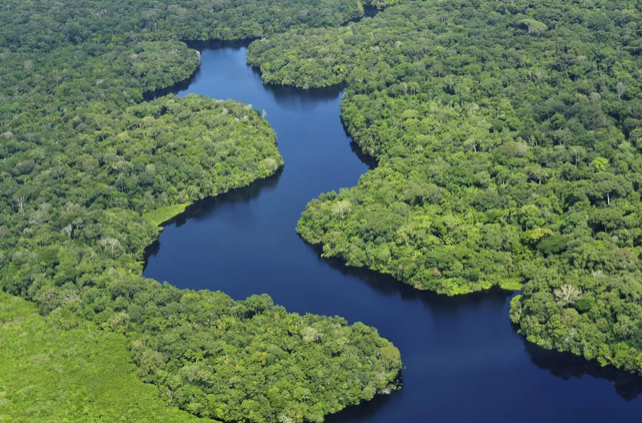
#> input picture Lab_2/Source/f1.png, 642 x 423 px
$ python 'floresta3(erosao).py' ../Source/f1.png out.png
#> lines starting #> are read from the running program, lines starting #| are printed output that depends on the picture; after the words box and inside, x2 and y2 are one past the last pixel; in counts of white or black regions, pixels touching at a corner belong together
import sys
import cv2
import numpy as np
from matplotlib import pyplot as plt
import os

def calc_hist(inicial, final, save_path):

    # Carrega as imagens
    img = cv2.imread(inicial)
    imgf = cv2.imread(final)

    # Calcular o histograma de cada canal de cor da imagem colorida
    hist_blue = cv2.calcHist([img], [0], None, [256], [0,256])
    hist_green = cv2.calcHist([img], [1], None, [256], [0,256])
    hist_red = cv2.calcHist([img], [2], None, [256], [0,256])

    hist_blue_final = cv2.calcHist([imgf], [0], None, [256], [0,256])
    hist_green_final = cv2.calcHist([imgf], [1], None, [256], [0,256])
    hist_red_final = cv2.calcHist([imgf], [2], None, [256], [0,256])

    # Normalizar os histogramas
    hist_blue = cv2.normalize(hist_blue, hist_blue, 0, 1, cv2.NORM_MINMAX)
    hist_green = cv2.normalize(hist_green, hist_green, 0, 1, cv2.NORM_MINMAX)
    hist_red = cv2.normalize(hist_red, hist_red, 0, 1, cv2.NORM_MINMAX)

    hist_blue_final = cv2.normalize(hist_blue_final, hist_blue_final, 0, 1, cv2.NORM_MINMAX)
    hist_green_final = cv2.normalize(hist_green_final, hist_green_final, 0, 1, cv2.NORM_MINMAX)
    hist_red_final = cv2.normalize(hist_red_final, hist_red_final, 0, 1, cv2.NORM_MINMAX)

    # Plotar os histogramas de cada canal de cor da imagem colorida
    plt.figure()
    plt.plot(hist_blue, color='blue', label='Canal Azul Inicial')
    plt.plot(hist_green, color='green', label='Canal Verde Inicial')
    plt.plot(hist_red, color='red', label='Canal Vermelho Inicial')
    plt.plot(hist_blue_final, color='blue', linestyle='--', label='Canal Azul Final')
    plt.plot(hist_green_final, color='green', linestyle='--', label='Canal Verde Final')
    plt.plot(hist_red_final, color='red', linestyle='--', label='Canal Vermelho Final')
    plt.title("Comparação")
    plt.xlabel("Intensidade")
    plt.ylabel("Frequência Normalizada")
    plt.legend()

    # Salva o gráfico como uma imagem
    plt.savefig(save_path)

    plt.show()

def segment_forest(input_image_path, output_image_path):
    # Carrega a imagem de entrada
#> called with input_image_path = '../Source/f1.png', output_image_path = 'out.png'
    img = cv2.imread(input_image_path)
#> img is the input picture: shape (423, 642, 3); mean B, G, R 88.5, 114.1, 91

    # Converte a imagem para o espaço de cores HSV
    hsv = cv2.cvtColor(img, cv2.COLOR_BGR2HSV)
#> hsv: shape (423, 642, 3); mean H, S, V 63.8, 105.5, 123.4

    # Define os limites inferior e superior para a cor verde no espaço de cores HSV
    lower_green = np.array([36, 25, 25])  # Valores aproximados para o verde no espaço HSV
    upper_green = np.array([86, 255, 255]) # Valores aproximados para o verde no espaço HSV

    # Cria a máscara para a cor verde
    mask = cv2.inRange(hsv, lower_green, upper_green)
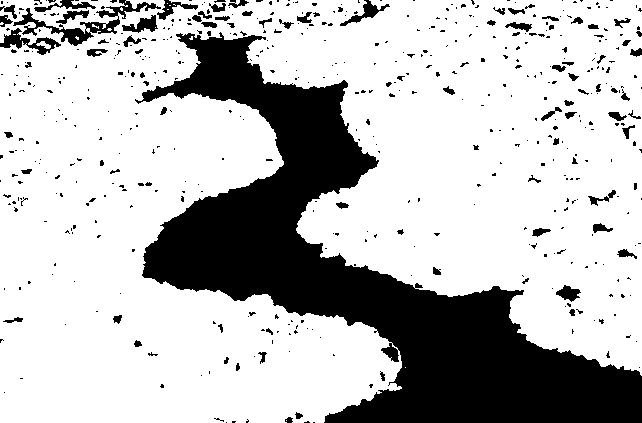
#> mask: shape (423, 642); 74.2% white; 544 black regions (452 under 20 px), largest, box (x1, y1, x2, y2) and area: (135, 32, 642, 423) 60177, (13, 0, 161, 46) 1399, (0, 28, 61, 55) 554

    # kernel para usar na erosao e dilatacao
    kernel = np.ones((5,5), np.uint8)

    mask_erosada = cv2.erode(mask,kernel,iterations=1)
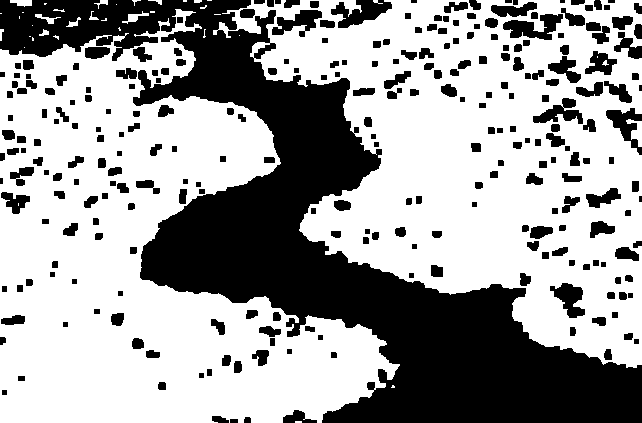
#> mask_erosada: shape (423, 642); 63.2% white; 274 black regions (5 under 20 px), largest, box (x1, y1, x2, y2) and area: (0, 0, 642, 423) 75800, (331, 0, 392, 28) 919, (503, 14, 563, 40) 840

    # Aplica a máscara para realçar a área de interesse (floresta)
    segmented_image = cv2.bitwise_and(img, img, mask=mask_erosada)
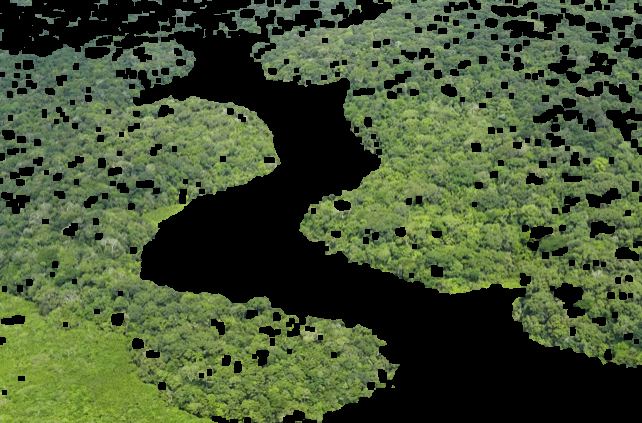
#> segmented_image: shape (423, 642, 3); mean B, G, R 50.6, 82.6, 68

    # Salva a imagem segmentada
    cv2.imwrite(output_image_path, segmented_image)

    file_name = os.path.basename(output_image_path)
    name, ext = os.path.splitext(file_name)
    graph_save_path = name + "_graph" + ".png"

    calc_hist(input_image_path, output_image_path, graph_save_path)
#> in calc_hist, `hist_blue = cv2.calcHist([img], [0], None, [256], [0,256])`: hist_blue = 256 values, max 4751 at index 95, min 0 at index 0, mean 1060.8
#> in calc_hist, `hist_green = cv2.calcHist([img], [1], None, [256], [0,256])`: hist_green = 256 values, max 3290 at index 135, min 0 at index 0, mean 1060.8
#> in calc_hist, `hist_red = cv2.calcHist([img], [2], None, [256], [0,256])`: hist_red = 256 values, max 3541 at index 37, min 0 at index 0, mean 1060.8
#> in calc_hist, `hist_blue_final = cv2.calcHist([imgf], [0], None, [256], [0,256])`: hist_blue_final = 256 values, max 100056 at index 0, min 0 at index 3, mean 1060.8
#> in calc_hist, `hist_green_final = cv2.calcHist([imgf], [1], None, [256], [0,256])`: hist_green_final = 256 values, max 100056 at index 0, min 0 at index 1, mean 1060.8
#> in calc_hist, `hist_red_final = cv2.calcHist([imgf], [2], None, [256], [0,256])`: hist_red_final has the same summary as hist_green_final
#> in calc_hist, `hist_blue = cv2.normalize(hist_blue, hist_blue, 0, 1, cv2.NORM_MINMAX)`: hist_blue = 256 values, max 1 at index 95, min 0 at index 0, mean 0.223
#> in calc_hist, `hist_green = cv2.normalize(hist_green, hist_green, 0, 1, cv2.NORM_MINM..`: hist_green = 256 values, max 1 at index 135, min 0 at index 0, mean 0.322
#> in calc_hist, `hist_red = cv2.normalize(hist_red, hist_red, 0, 1, cv2.NORM_MINMAX)`: hist_red = 256 values, max 1 at index 37, min 0 at index 0, mean 0.3
#> in calc_hist, `hist_blue_final = cv2.normalize(hist_blue_final, hist_blue_final, 0, 1..`: hist_blue_final = 256 values, max 1 at index 0, min 0 at index 3, mean 0.0106
#> in calc_hist, `hist_green_final = cv2.normalize(hist_green_final, hist_green_final, 0..`: hist_green_final = 256 values, max 1 at index 0, min 0 at index 1, mean 0.0106
#> in calc_hist, `hist_red_final = cv2.normalize(hist_red_final, hist_red_final, 0, 1, c..`: hist_red_final has the same summary as hist_green_final
#> in calc_hist, `plt.savefig(save_path)`:
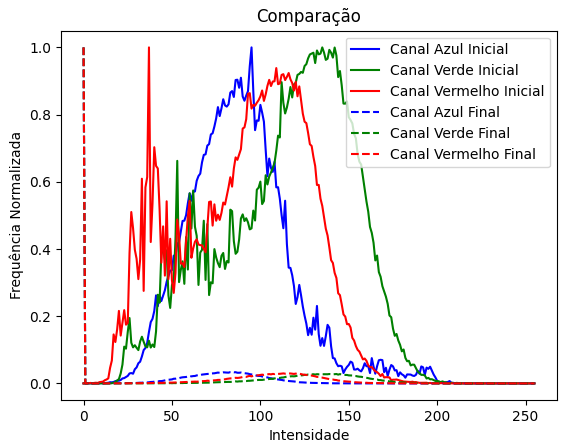
#> figure drawn by matplotlib, 1 panel; curve peaks at x = 95, y = 1; curve peaks at x = 135, y = 1; curve peaks at x = 37, y = 1

if __name__ == "__main__":
    if len(sys.argv) != 3:
        print("Usage: python3 floresta.py input_image_path output_image_path")
    else:
        input_image_path = sys.argv[1]
        output_image_path = sys.argv[2]
        segment_forest(input_image_path, output_image_path)

$ run again, on Lab_2/Source/f3.png
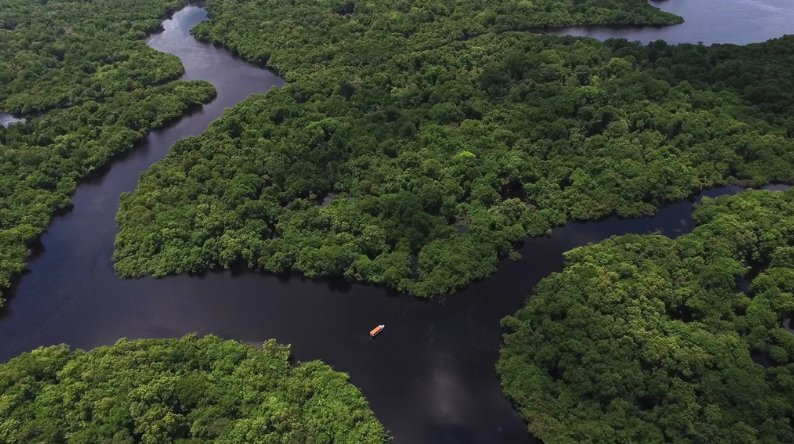
#> input picture Lab_2/Source/f3.png, 794 x 444 px
#> in segment_forest, img is the input picture: shape (444, 794, 3); mean B, G, R 47.3, 65.2, 56.6
#> hsv: shape (444, 794, 3); mean H, S, V 61.9, 89.7, 68.3
#> in segment_forest, `mask = cv2.inRange(hsv, lower_green, upper_green)`:
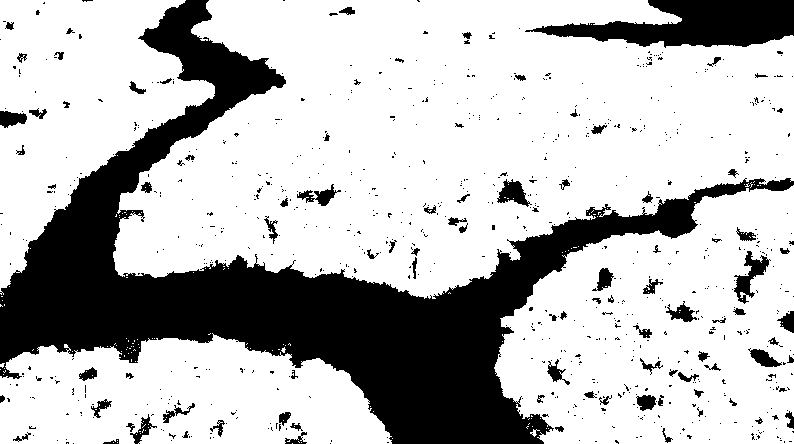
#> mask: shape (444, 794); 73.4% white; 772 black regions (679 under 20 px), largest, box (x1, y1, x2, y2) and area: (0, 0, 794, 444) 76223, (525, 0, 794, 48) 7595, (734, 251, 771, 304) 690
#> mask_erosada: shape (444, 794); 62.8% white; 326 black regions (2 under 20 px), largest, box (x1, y1, x2, y2) and area: (0, 0, 794, 444) 86907, (523, 0, 794, 69) 9152, (730, 225, 776, 306) 1870
#> in calc_hist, `hist_blue = cv2.calcHist([img], [0], None, [256], [0,256])`: hist_blue = 256 values, max 11498 at index 37, min 0 at index 206, mean 1377.1
#> in calc_hist, `hist_green = cv2.calcHist([img], [1], None, [256], [0,256])`: hist_green = 256 values, max 5478 at index 53, min 0 at index 0, mean 1377.1
#> in calc_hist, `hist_red = cv2.calcHist([img], [2], None, [256], [0,256])`: hist_red = 256 values, max 7297 at index 33, min 0 at index 0, mean 1377.1
#> in calc_hist, `hist_blue_final = cv2.calcHist([imgf], [0], None, [256], [0,256])`: hist_blue_final = 256 values, max 131296 at index 0, min 0 at index 118, mean 1377.1
#> in calc_hist, `hist_green_final = cv2.calcHist([imgf], [1], None, [256], [0,256])`: hist_green_final = 256 values, max 131251 at index 0, min 0 at index 1, mean 1377.1
#> in calc_hist, `hist_red_final = cv2.calcHist([imgf], [2], None, [256], [0,256])`: hist_red_final has the same summary as hist_green_final
#> in calc_hist, `hist_blue = cv2.normalize(hist_blue, hist_blue, 0, 1, cv2.NORM_MINMAX)`: hist_blue = 256 values, max 1 at index 37, min 0 at index 206, mean 0.12
#> in calc_hist, `hist_green = cv2.normalize(hist_green, hist_green, 0, 1, cv2.NORM_MINM..`: hist_green = 256 values, max 1 at index 53, min 0 at index 0, mean 0.251
#> in calc_hist, `hist_red = cv2.normalize(hist_red, hist_red, 0, 1, cv2.NORM_MINMAX)`: hist_red = 256 values, max 1 at index 33, min 0 at index 0, mean 0.189
#> in calc_hist, `hist_blue_final = cv2.normalize(hist_blue_final, hist_blue_final, 0, 1..`: hist_blue_final = 256 values, max 1 at index 0, min 0 at index 118, mean 0.0105
#> in calc_hist, `hist_green_final = cv2.normalize(hist_green_final, hist_green_final, 0..`: hist_green_final = 256 values, max 1 at index 0, min 0 at index 1, mean 0.0105
#> in calc_hist, `hist_red_final = cv2.normalize(hist_red_final, hist_red_final, 0, 1, c..`: hist_red_final has the same summary as hist_green_final
#> in calc_hist, `plt.savefig(save_path)`:
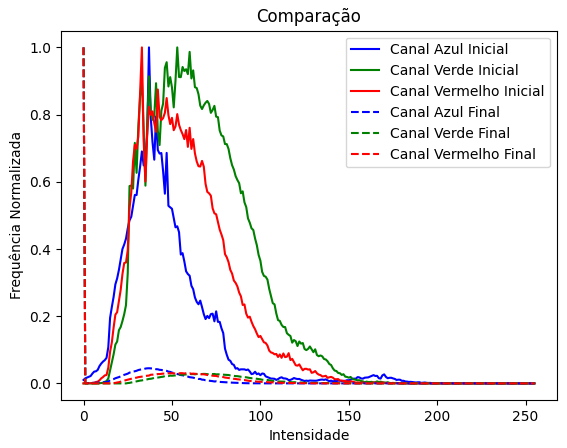
#> figure drawn by matplotlib, 1 panel; curve peaks at x = 37, y = 1; curve peaks at x = 53, y = 1; curve peaks at x = 33, y = 1

$ run again, on Lab_2/Source/f4.png
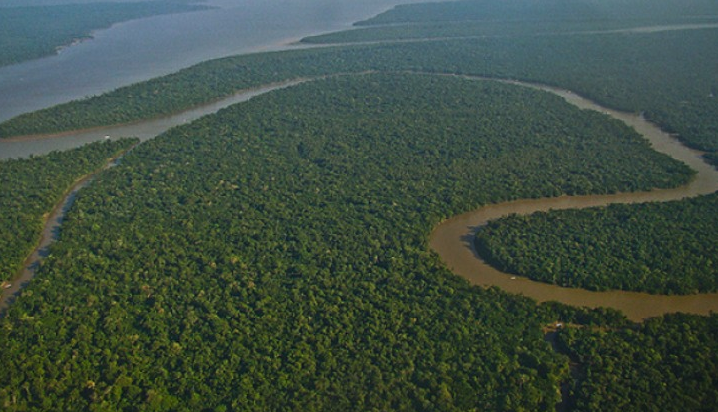
#> input picture Lab_2/Source/f4.png, 718 x 412 px
#> in segment_forest, img is the input picture: shape (412, 718, 3); mean B, G, R 65.8, 78.4, 62.7
#> hsv: shape (412, 718, 3); mean H, S, V 66.1, 84.6, 81.4
#> in segment_forest, `mask = cv2.inRange(hsv, lower_green, upper_green)`:
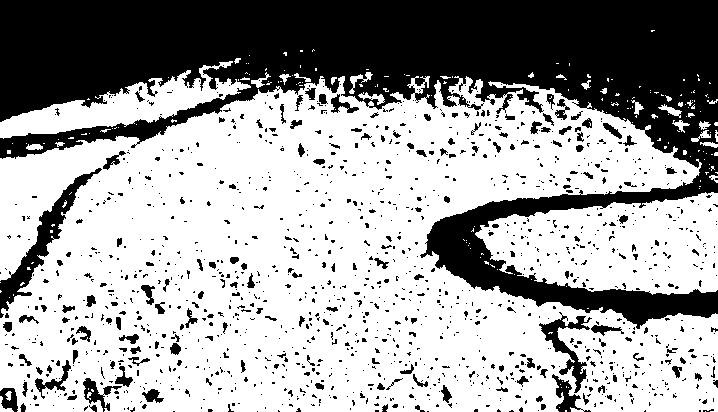
#> mask: shape (412, 718); 64.2% white; 1322 black regions (1147 under 20 px), largest, box (x1, y1, x2, y2) and area: (0, 0, 718, 329) 87406, (0, 168, 102, 318) 2472, (539, 312, 592, 393) 1093
#> mask_erosada: shape (412, 718); 42.3% white; 96 white regions (72 under 20 px), largest, box (x1, y1, x2, y2) and area: (0, 93, 697, 412) 96054, (479, 195, 718, 292) 11315, (585, 316, 718, 412) 6288
#> in calc_hist, `hist_blue = cv2.calcHist([img], [0], None, [256], [0,256])`: hist_blue = 256 values, max 8146 at index 37, min 0 at index 3, mean 1155.5
#> in calc_hist, `hist_green = cv2.calcHist([img], [1], None, [256], [0,256])`: hist_green = 256 values, max 9655 at index 83, min 0 at index 0, mean 1155.5
#> in calc_hist, `hist_red = cv2.calcHist([img], [2], None, [256], [0,256])`: hist_red = 256 values, max 10019 at index 70, min 0 at index 3, mean 1155.5
#> in calc_hist, `hist_blue_final = cv2.calcHist([imgf], [0], None, [256], [0,256])`: hist_blue_final = 256 values, max 170734 at index 0, min 0 at index 3, mean 1155.5
#> in calc_hist, `hist_green_final = cv2.calcHist([imgf], [1], None, [256], [0,256])`: hist_green_final = 256 values, max 170687 at index 0, min 0 at index 1, mean 1155.5
#> in calc_hist, `hist_red_final = cv2.calcHist([imgf], [2], None, [256], [0,256])`: hist_red_final has the same summary as hist_green_final
#> in calc_hist, `hist_blue = cv2.normalize(hist_blue, hist_blue, 0, 1, cv2.NORM_MINMAX)`: hist_blue = 256 values, max 1 at index 37, min 0 at index 3, mean 0.142
#> in calc_hist, `hist_green = cv2.normalize(hist_green, hist_green, 0, 1, cv2.NORM_MINM..`: hist_green = 256 values, max 1 at index 83, min 0 at index 0, mean 0.12
#> in calc_hist, `hist_red = cv2.normalize(hist_red, hist_red, 0, 1, cv2.NORM_MINMAX)`: hist_red = 256 values, max 1 at index 70, min 0 at index 3, mean 0.115
#> in calc_hist, `hist_blue_final = cv2.normalize(hist_blue_final, hist_blue_final, 0, 1..`: hist_blue_final = 256 values, max 1 at index 0, min 0 at index 3, mean 0.00677
#> in calc_hist, `hist_green_final = cv2.normalize(hist_green_final, hist_green_final, 0..`: hist_green_final = 256 values, max 1 at index 0, min 0 at index 1, mean 0.00677
#> in calc_hist, `hist_red_final = cv2.normalize(hist_red_final, hist_red_final, 0, 1, c..`: hist_red_final has the same summary as hist_green_final
#> in calc_hist, `plt.savefig(save_path)`:
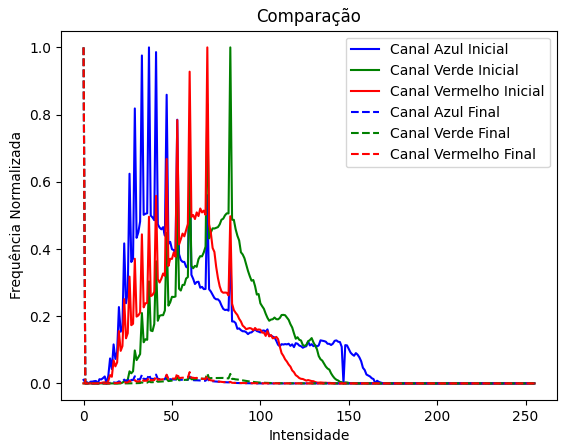
#> figure drawn by matplotlib, 1 panel; curve peaks at x = 37, y = 1; curve peaks at x = 83, y = 1; curve peaks at x = 70, y = 1

$ run again, on Lab_2/Source/f5.png
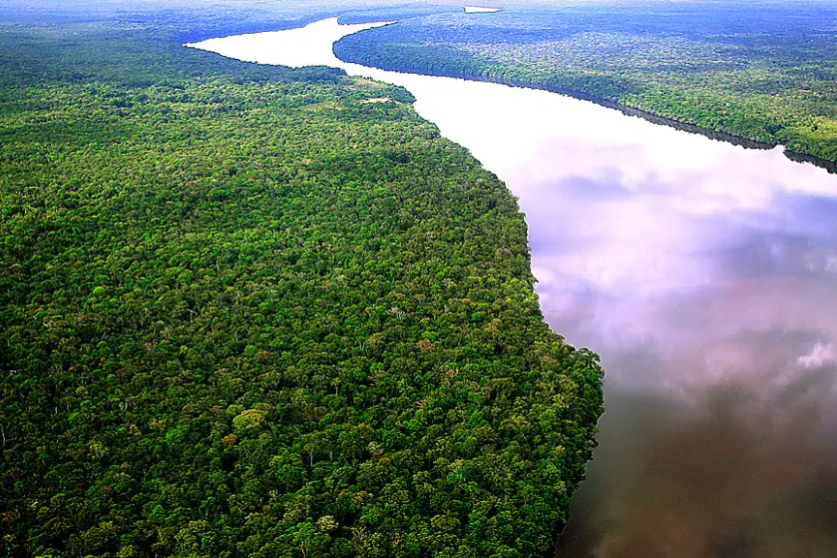
#> input picture Lab_2/Source/f5.png, 837 x 558 px
#> in segment_forest, img is the input picture: shape (558, 837, 3); mean B, G, R 100, 112.3, 96.9
#> hsv: shape (558, 837, 3); mean H, S, V 68.8, 121.9, 126.5
#> in segment_forest, `mask = cv2.inRange(hsv, lower_green, upper_green)`:
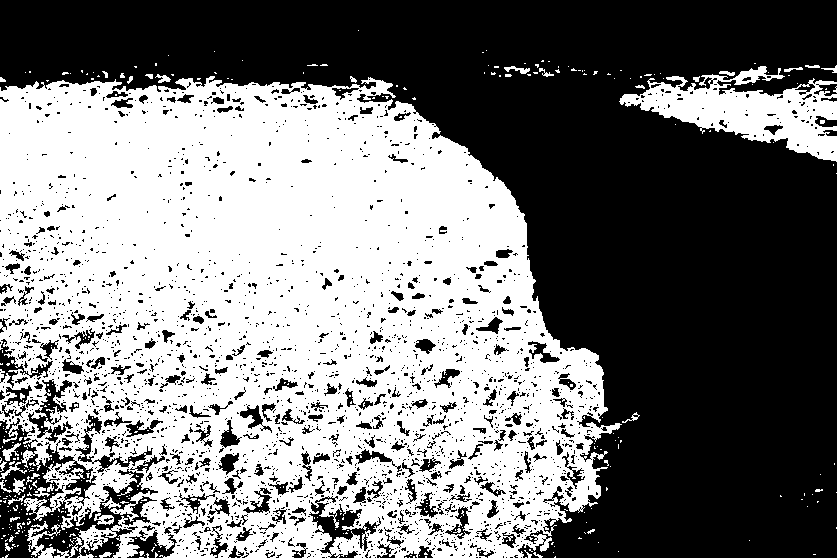
#> mask: shape (558, 837); 48.3% white; 410 white regions (371 under 20 px), largest, box (x1, y1, x2, y2) and area: (0, 76, 622, 558) 212619, (619, 66, 837, 162) 9290, (27, 521, 61, 558) 469
#> mask_erosada: shape (558, 837); 26.8% white; 407 white regions (291 under 20 px), largest, box (x1, y1, x2, y2) and area: (0, 84, 558, 482) 103636, (643, 89, 837, 159) 4587, (513, 350, 601, 431) 2073
#> in calc_hist, `hist_blue = cv2.calcHist([img], [0], None, [256], [0,256])`: hist_blue = 256 values, max 31336 at index 255, min 517 at index 218, mean 1824.4
#> in calc_hist, `hist_green = cv2.calcHist([img], [1], None, [256], [0,256])`: hist_green = 256 values, max 14532 at index 255, min 192 at index 0, mean 1824.4
#> in calc_hist, `hist_red = cv2.calcHist([img], [2], None, [256], [0,256])`: hist_red = 256 values, max 16718 at index 255, min 438 at index 210, mean 1824.4
#> in calc_hist, `hist_blue_final = cv2.calcHist([imgf], [0], None, [256], [0,256])`: hist_blue_final = 256 values, max 344562 at index 0, min 0 at index 192, mean 1824.4
#> in calc_hist, `hist_green_final = cv2.calcHist([imgf], [1], None, [256], [0,256])`: hist_green_final = 256 values, max 341936 at index 0, min 0 at index 1, mean 1824.4
#> in calc_hist, `hist_red_final = cv2.calcHist([imgf], [2], None, [256], [0,256])`: hist_red_final = 256 values, max 342043 at index 0, min 0 at index 211, mean 1824.4
#> in calc_hist, `hist_blue = cv2.normalize(hist_blue, hist_blue, 0, 1, cv2.NORM_MINMAX)`: hist_blue = 256 values, max 1 at index 255, min -6.8e-10 at index 218, mean 0.0424
#> in calc_hist, `hist_green = cv2.normalize(hist_green, hist_green, 0, 1, cv2.NORM_MINM..`: hist_green = 256 values, max 1 at index 255, min 0 at index 0, mean 0.114
#> in calc_hist, `hist_red = cv2.normalize(hist_red, hist_red, 0, 1, cv2.NORM_MINMAX)`: hist_red = 256 values, max 1 at index 255, min -5.24e-10 at index 210, mean 0.0852
#> in calc_hist, `hist_blue_final = cv2.normalize(hist_blue_final, hist_blue_final, 0, 1..`: hist_blue_final = 256 values, max 1 at index 0, min 0 at index 192, mean 0.00529
#> in calc_hist, `hist_green_final = cv2.normalize(hist_green_final, hist_green_final, 0..`: hist_green_final = 256 values, max 1 at index 0, min 0 at index 1, mean 0.00534
#> in calc_hist, `hist_red_final = cv2.normalize(hist_red_final, hist_red_final, 0, 1, c..`: hist_red_final = 256 values, max 1 at index 0, min 0 at index 211, mean 0.00533
#> in calc_hist, `plt.savefig(save_path)`:
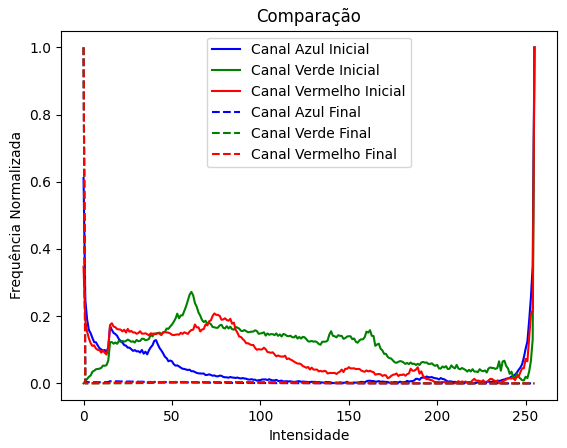
#> figure drawn by matplotlib, 1 panel; curve peaks at x = 255, y = 1; curve peaks at x = 255, y = 1; curve peaks at x = 255, y = 1
